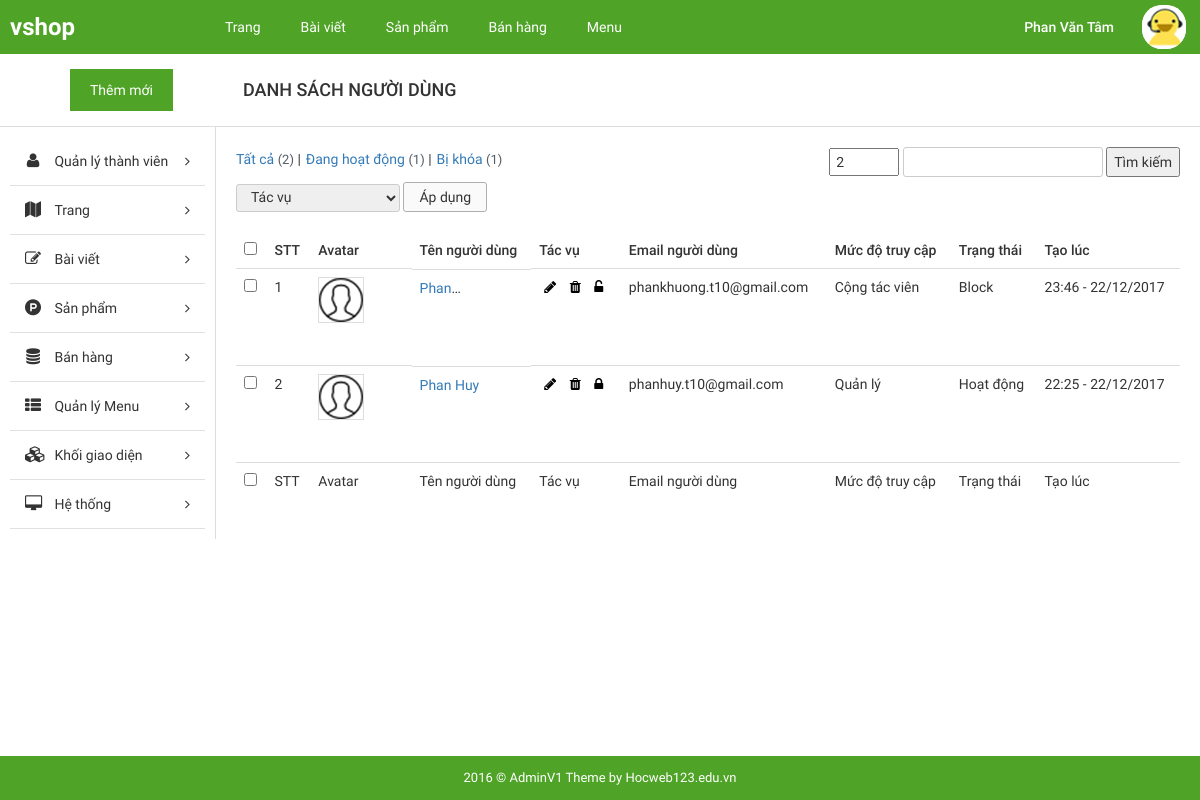
Screenshot of /admin/index.php?mod=user&controller=index&action=index (signed in) with the database file from the repository.
### tables this page shows
CREATE TABLE `tbl_sytem` (
  `id` int(11) NOT NULL AUTO_INCREMENT,
  `title` varchar(200) NOT NULL,
  `describe` text NOT NULL,
  `tel` varchar(13) NOT NULL,
  `address` varchar(200) NOT NULL,
  `email` varchar(100) NOT NULL,
  `per_page` int(2) NOT NULL,
  PRIMARY KEY (`id`)
);

CREATE TABLE `tbl_user` (
  `user_id` int(5) NOT NULL AUTO_INCREMENT,
  `password` varchar(32) NOT NULL,
  `email` varchar(100) NOT NULL,
  `avatar` int(11) DEFAULT NULL,
  `level` int(1) NOT NULL DEFAULT '3',
  `salt` varchar(40) NOT NULL,
  `active` int(1) NOT NULL DEFAULT '1',
  `fullname` varchar(200) NOT NULL,
  `address` text,
  `tel` varchar(13) DEFAULT NULL,
  `facebook` varchar(200) DEFAULT NULL,
  `modify_at` int(12) DEFAULT NULL,
  `code_confirm` varchar(200) NOT NULL DEFAULT '{}',
  `create_at` int(11) NOT NULL,
  PRIMARY KEY (`user_id`),
  UNIQUE KEY `email` (`email`),
  KEY `avatar` (`avatar`),
  CONSTRAINT `tbl_user_ibfk_1` FOREIGN KEY (`avatar`) REFERENCES `tbl_media` (`media_id`)
);

CREATE TABLE `tbl_media` (
  `media_id` int(11) NOT NULL AUTO_INCREMENT,
  `url` varchar(200) NOT NULL,
  `title` varchar(200) DEFAULT NULL,
  `caption` varchar(200) DEFAULT NULL,
  `id_connect` int(11) DEFAULT '0',
  `active` int(1) NOT NULL DEFAULT '2',
  `type` int(1) NOT NULL,
  `create_at` int(11) NOT NULL,
  `create_by` int(11) DEFAULT NULL,
  PRIMARY KEY (`media_id`),
  KEY `id_connect` (`id_connect`),
  KEY `create_by` (`create_by`)
);

### admin/modules/user/views/indexIndexView.php (the view, shortened to what the rows shown need)
<?php get_header() ; get_notifice_session(); ?>
<div id="main-content-wp" class="list-post-page">
    <div class="section" id="title-page">
        <div class="clearfix">
            <a href="?mod=user&controller=index&action=add" title="" id="add-new" class="fl-left">Thêm mới</a>
            <h3 id="index" class="fl-left">Danh sách người dùng</h3>
        </div>
    </div>
    <div class="wrap clearfix">
        <div id="content" class="fl-right">
            <div class="section" id="detail-page">
                <div class="section-detail">
                    <div class="filter-wp clearfix">
                        <ul class="post-status fl-left">
                            <li class="all"><a href="<?php echo $list_status['all']['url'] ; ?>">Tất cả <span class="count">(<?php echo $list_status['all']['total'] ; ?>)</span></a> |</li>
                            <li class="publish"><a href="<?php echo $list_status['active']['url'] ; ?>">Đang hoạt động <span class="count">(<?php echo $list_status['active']['total'] ; ?>)</span></a> |</li>
                            <li class="pending"><a href="<?php echo $list_status['lock']['url'] ; ?>">Bị khóa <span class="count">(<?php echo $list_status['lock']['total'] ; ?>)</span></a></li>
                        </ul>
                        <form method="GET" action="" class="form-s fl-right">
                            <input style="width: 70px ;padding: 0px 5px; " min="1" type="number" value="<?php echo set_value('per_page') ;?>" name="per_page" />
                            <input  type="text" name="q" id="q" value="<?php echo set_value('q'); ?>">
                            <button>Tìm kiếm</button>
                        </form>
                    </div>
                    <form method="POST" action="<?php echo  '?mod='.get_module().'&controller='.get_controller().'&action=actions' ;?>" class="form-actions">
                        <div class="actions">
                            <select name="actions">
                                <option value="">Tác vụ</option>
                            </select>
                            <input type="submit" name="sm_action" value="Áp dụng">
                        </div>
                    <div class="table-responsive">
                        <table class="table list-table-wp">
                            <thead>
                            <tr>
                                <td><input type="checkbox" name="checkAll" id="checkAll"></td>
                                <td><span class="thead-text">STT</span></td>
                                <td><span class="thead-text">Avatar</span></td>
                                <td><span class="thead-text">Tên người dùng</span></td>
                                <td><span class="thead-text">Tác vụ</span></td>
                                <td><span class="thead-text">Email người dùng</span></td>
                                <td><span class="thead-text">Mức độ truy cập</span></td>
                                <td><span class="thead-text">Trạng thái</span></td>
                                <td><span class="thead-text">Tạo lúc</span></td>
                            </tr>
                            </thead>
                            <tbody>
                            <?php if(boolval($list_user['data'])){
                                $stt = $list_user['stt'] ;
                                foreach ($list_user['data'] as $item) {
                                    $stt++ ;
                                    $avatar = !empty($item['avatar']) ? get_media_by_id($item['avatar'],'url') : get_media_default('url',1) ;
                            ?>
                            <tr>
                                <td><input type="checkbox" name="id[]" value="<?php echo $item['user_id'] ; ?>" class="checkItem"></td>
                                <td><span class="tbody-text"><?php echo $stt ;?></span></td>
                                <td>
                                    <div class="tbody-thumb">
                                        <img src="<?php echo $avatar ; ?>" alt="">
                                    </div>
                                </td>
                                <td class="clearfix">
                                    <div class="tb-title fl-left">
                                        <a href="<?php echo $item['url']['info'] ; ?>" title=""><?php echo $item['fullname']; ?></a>
                                    </div>
                                </td>
                                <td>
                                    <div class="option-tool">
                                        <a href="<?php echo $item['url']['edit'] ; ?>" title="Sửa" class="edit"><i class="fa fa-pencil" aria-hidden="true"></i></a>
                                        <a href="<?php echo $item['url']['drop'] ; ?>" title="Xóa" class="delete"><i class="fa fa-trash" aria-hidden="true"></i></a>
                                        <?php if($item['active'] == 2){ ?>
                                            <a href="<?php echo $item['url']['unlock'] ; ?>" title="Mở khóa" class="unlock"><i class="fa fa-unlock-alt" aria-hidden="true"></i></a>
                                        <?php }else{ ?>
                                            <a href="<?php echo $item['url']['lock'] ; ?>" title="Khóa người dùng" class="lock"><i class="fa fa-lock" aria-hidden="true"></i></a>
                                        <?php } ?>
                                    </div>
                                </td>
                                <td><span class="tbody-text"><?php echo $item['email']; ?></span></td>
                                <td><span class="tbody-text"><?php echo convert_level($item['level']); ?></span></td>
                                <td><span class="tbody-text"><?php echo convert_active_user($item['active']); ?></span></td>
                                <td><span class="tbody-text"><?php echo format_date($item['create_at']); ?></span></td>
                            </tr>
                            <?php  }} ?>
                            </tbody>
                            <tfoot>
                            <tr>
                                <td><input type="checkbox" name="checkAll" id="checkAll"></td>
                                <td><span class="thead-text">STT</span></td>
                                 <td><span class="thead-text">Avatar</span></td>
                                <td><span class="thead-text">Tên người dùng</span></td>
                                <td><span class="thead-text">Tác vụ</span></td>
                                <td><span class="thead-text">Email người dùng</span></td>
                                <td><span class="thead-text">Mức độ truy cập</span></td>
                                <td><span class="thead-text">Trạng thái</span></td>
                                <td><span class="thead-text">Tạo lúc</span></td>
                            </tr>
                            </tfoot>
                        </table>
                    </div>
                    </form>
                </div>
            </div>
        </div>
    </div>
</div>

### admin/core/base.php (shortened to what the rows shown need)
<?php
function get_controller() {
    global $config;
    $controller = isset($_GET['controller']) ? $_GET['controller'] : $config['default_controller'];
    return $controller;
}
function get_module() {
    global $config;
    $module = isset($_GET['mod']) ? $_GET['mod'] : $config['default_module'];
    return $module;
}
function get_action() {
    global $config;
    $action = isset($_GET['action']) ? $_GET['action'] : $config['default_action'];
    return $action;
}
function call_function($list_function = array()) {
    if (is_array($list_function)) {
        foreach ($list_function as $f) {
            if (function_exists($f())) {
                $f();
            }
        }
    }
}
function load_view($name, $data_send = array()) {
    $path = MODULESPATH . DIRECTORY_SEPARATOR . get_module() . DIRECTORY_SEPARATOR . 'views' . DIRECTORY_SEPARATOR . $name . 'View.php';
    if (file_exists($path)) {
        require $path;
    } else {
        echo "Không tìm thấy {$path}";
    }
}
function get_header($name = 'main') {
    $path = LAYOUTPATH . DIRECTORY_SEPARATOR .'header'.DIRECTORY_SEPARATOR . $name . '.php';
    if (file_exists($path)) {
        require $path;
    } else {
        echo "Không tìm thấy {$path}";
    }
}
function get_footer($name = 'main') {
    global $data;
    $path = LAYOUTPATH . DIRECTORY_SEPARATOR .'footer'.DIRECTORY_SEPARATOR. $name . '.php';
    if (file_exists($path)) {
        if (is_array($data)) {
            foreach ($data as $key => $a) {
                $$key = $a;
            }
        }
        require $path;
    } else {
        echo "Không tìm thấy {$path}";
    }
}
function get_sidebar($name = '') {
    global $data;
    if (empty($name)) {
        $name = 'main';
    }
    $path = LAYOUTPATH . DIRECTORY_SEPARATOR.'sidebar'.DIRECTORY_SEPARATOR. $name . '.php';
    if (file_exists($path)) {
        if (is_array($data)) {
            foreach ($data as $key => $a) {
                $$key = $a;
            }
        }
        require $path;
    } else {
        echo "Không tìm thấy {$path}";
    }
}
?>

### admin/layout/header/main.php (shortened to what the rows shown need)
<!DOCTYPE html>
<html>
<head>
    <link href="public/css/bootstrap/bootstrap.min.css" rel="stylesheet" type="text/css"/>
    <link href="public/css/bootstrap/bootstrap-theme.min.css" rel="stylesheet" type="text/css"/>
    <link href="public/reset.css" rel="stylesheet" type="text/css"/>
    <link href="public/css/font-awesome/css/font-awesome.min.css" rel="stylesheet" type="text/css"/>
    <link href="public/style.css" rel="stylesheet" type="text/css"/>
    <link href="public/responsive.css" rel="stylesheet" type="text/css"/>
</head>
<body>
<div id="site">
    <div id="container">
        <div id="header-wp">
            <div class="wp-inner clearfix">
                <a href="?" title="" id="logo" class="fl-left">
                    <?php
                        $info_sytem = db_fetch_row("SELECT * FROM `tbl_sytem` ") ;
                        echo $info_sytem['title'] ;
                    ?>
                </a>
                <ul id="main-menu" class="fl-left">
                     <?php $level = get_info_user('level') ; ?>
                    <li <?php echo compare($level,3,"style='display:none' "); ?>>
                        <a href="?mod=page&controller=index&action=index" title="">Trang</a>
                    </li>
                    <li>
                        <a href="?mod=post&controller=index&action=index" title="">Bài viết</a>
                    </li>
                    <li>
                        <a href="?mod=product&controller=index&action=index" title="">Sản phẩm</a>
                    </li>
                    <li  <?php echo compare($level,3,"style='display:none' "); ?> >
                        <a href="?controller=order&mod=product&action=index" title="">Bán hàng</a>
                    </li>
                    <li <?php echo compare($level,3,"style='display:none' "); ?>>
                        <a href="?mod=theme&controller=menu&action=index" title="">Menu</a>
                    </li>
                </ul>
                <div id="dropdown-user" class="dropdown dropdown-extended fl-right">
                    <button class="dropdown-toggle clearfix" type="button"  data-toggle="dropdown" aria-haspopup="true" aria-expanded="true">
                        <h3 id="account" class="fl-left"><?php echo get_info_user('name') ; ?></h3>
                        <div id="thumb-circle" class="fl-right">
                            <img src="<?php echo get_avatar_user() ; ?>">
                        </div>
                    </button>
                </div>
            </div>
        </div>

### rows the page displays
tbl_sytem: title "vshop"
tbl_user: avatar.url (picture)
tbl_user: avatar.url (placeholder picture), email "phankhuong.t10@gmail.com", level "Cộng tác viên", active "Block", create_at "23:46 - 22/12/2017"
tbl_user: avatar.url (placeholder picture), fullname "Phan Huy", email "phanhuy.t10@gmail.com", level "Quản lý", active "Hoạt động", create_at "22:25 - 22/12/2017"
